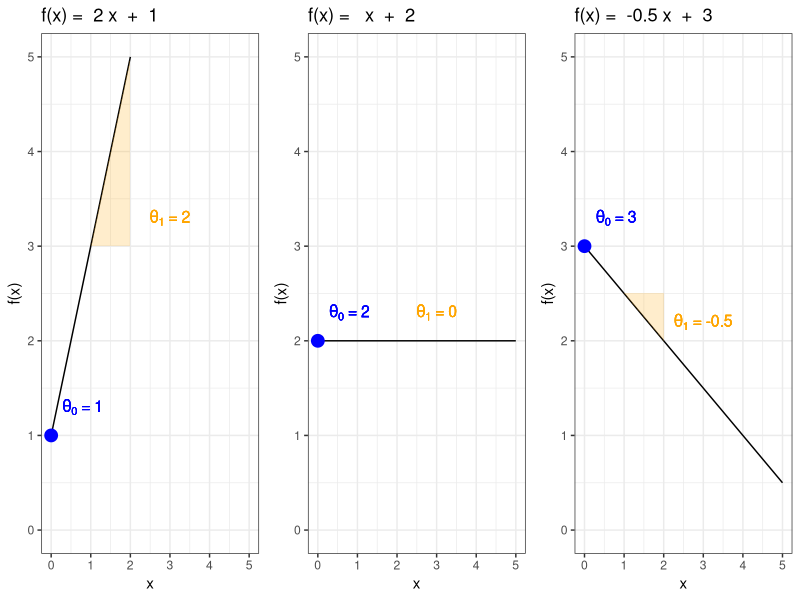
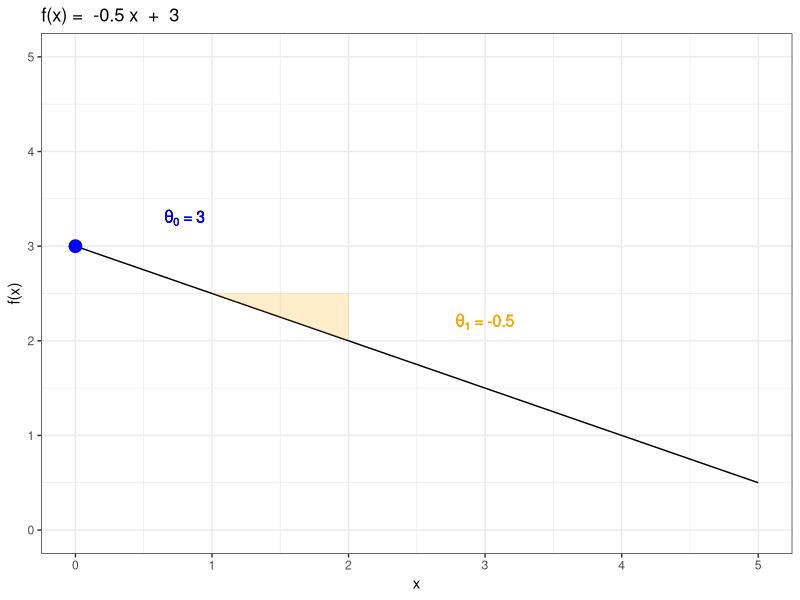

Write R code to recreate these figures, in order.
# PREREQ -----------------------------------------------------------------------

library(knitr)
library(ggplot2)
library(tidyverse)
library(data.table)
library(gridExtra)

options(digits = 3, 
        width = 65, 
        str = strOptions(strict.width = "cut", vec.len = 3))

# HELPERS ----------------------------------------------------------------------

make_line = function(x, a, b) a * x + b

make_line_plot = function(intercept, slope)  {
  
  # Base
  
  p = ggplot(data.frame(x = c(0, 5)), aes(x)) +
    theme_bw()
  
  # Line
  
  p = p + stat_function(
    fun = make_line, 
    args = list(a = slope, b = intercept))
  
  # Marker for intercept
  
  p = p + geom_point(
    data = data.frame(x = 0, y = intercept), 
    aes(x = x, y = y),
    color = "blue",
    size = 4)
  
  p = p + annotate(
    "text",
    x = 0.8,
    y = intercept + 0.3,
    label = expr(paste(theta[0], " = ", !!intercept)),
    size = 4,
    color = "blue")
  
  # Marker for slope
  
  triangle = data.table(
    group = c(1, 1, 1), 
    x = c(1, 2, 2), 
    y = c(intercept + slope, intercept + slope, intercept + 2 * slope)
    )
  
  p = p + geom_polygon(
    triangle, 
    mapping = aes(x = x, y = y, group = group),
    fill = "orange",
    alpha = 0.2)
  
  p = p + annotate(
    "text",
    x = 3,
    y = ifelse(slope < 0, intercept + slope - 0.3, intercept + slope + 0.3),
    label = expr(paste(theta[1], " = ", !!slope)),
    size = 4,
    color = "orange"
  )
  
  # Labs

  p = p + labs(
    title = paste(
      "f(x) = ",
      ifelse(slope == 0, "", slope), 
      "x", 
      " + ", 
      ifelse(intercept == 0, "", intercept)
    ),
    y = "f(x)"
  )
  
  p = p + ylim(0, 5)
  p

}

# PLOT -------------------------------------------------------------------------

pdf("../figure/hs-lin-functions.pdf", width = 8, height = 4)

p_1 = make_line_plot(1, 2)
p_2 = make_line_plot(2, 0)
p_3 = make_line_plot(3, -0.5)
grid.arrange(p_1, p_2, p_3, ncol = 3)

ggsave("../figure/hs-lin-functions.pdf", width = 8, height = 4)
dev.off()
